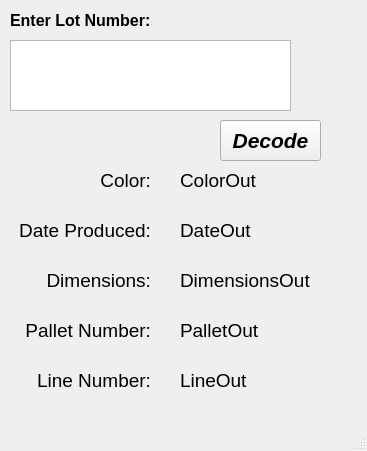
<?xml version="1.0" encoding="UTF-8"?>
<ui version="4.0">
 <class>mainWindow</class>
 <widget class="QMainWindow" name="mainWindow">
  <property name="geometry">
   <rect>
    <x>0</x>
    <y>0</y>
    <width>367</width>
    <height>451</height>
   </rect>
  </property>
  <property name="windowTitle">
   <string>Lot Number Decoder GUI</string>
  </property>
  <property name="windowOpacity">
   <double>6.000000000000000</double>
  </property>
  <widget class="QWidget" name="centralwidget">
   <widget class="QPlainTextEdit" name="LotNumberEntry">
    <property name="geometry">
     <rect>
      <x>10</x>
      <y>40</y>
      <width>281</width>
      <height>71</height>
     </rect>
    </property>
    <property name="font">
     <font>
      <pointsize>26</pointsize>
      <underline>true</underline>
     </font>
    </property>
   </widget>
   <widget class="QLabel" name="color">
    <property name="geometry">
     <rect>
      <x>0</x>
      <y>160</y>
      <width>151</width>
      <height>41</height>
     </rect>
    </property>
    <property name="font">
     <font>
      <pointsize>14</pointsize>
     </font>
    </property>
    <property name="layoutDirection">
     <enum>Qt::LeftToRight</enum>
    </property>
    <property name="text">
     <string>Color:</string>
    </property>
    <property name="alignment">
     <set>Qt::AlignRight|Qt::AlignTrailing|Qt::AlignVCenter</set>
    </property>
   </widget>
   <widget class="QLabel" name="date">
    <property name="geometry">
     <rect>
      <x>0</x>
      <y>210</y>
      <width>151</width>
      <height>41</height>
     </rect>
    </property>
    <property name="font">
     <font>
      <pointsize>14</pointsize>
     </font>
    </property>
    <property name="text">
     <string>Date Produced:</string>
    </property>
    <property name="alignment">
     <set>Qt::AlignRight|Qt::AlignTrailing|Qt::AlignVCenter</set>
    </property>
   </widget>
   <widget class="QLabel" name="dimensions">
    <property name="geometry">
     <rect>
      <x>0</x>
      <y>260</y>
      <width>151</width>
      <height>41</height>
     </rect>
    </property>
    <property name="font">
     <font>
      <pointsize>14</pointsize>
     </font>
    </property>
    <property name="text">
     <string>Dimensions:</string>
    </property>
    <property name="alignment">
     <set>Qt::AlignRight|Qt::AlignTrailing|Qt::AlignVCenter</set>
    </property>
   </widget>
   <widget class="QLabel" name="palletnumber">
    <property name="geometry">
     <rect>
      <x>0</x>
      <y>310</y>
      <width>151</width>
      <height>41</height>
     </rect>
    </property>
    <property name="font">
     <font>
      <pointsize>14</pointsize>
     </font>
    </property>
    <property name="text">
     <string>Pallet Number:</string>
    </property>
    <property name="alignment">
     <set>Qt::AlignRight|Qt::AlignTrailing|Qt::AlignVCenter</set>
    </property>
   </widget>
   <widget class="QPushButton" name="decodeButton">
    <property name="geometry">
     <rect>
      <x>220</x>
      <y>120</y>
      <width>101</width>
      <height>41</height>
     </rect>
    </property>
    <property name="font">
     <font>
      <pointsize>16</pointsize>
      <italic>true</italic>
      <bold>true</bold>
     </font>
    </property>
    <property name="text">
     <string>Decode</string>
    </property>
   </widget>
   <widget class="QLabel" name="linenumber">
    <property name="geometry">
     <rect>
      <x>0</x>
      <y>360</y>
      <width>151</width>
      <height>41</height>
     </rect>
    </property>
    <property name="font">
     <font>
      <pointsize>14</pointsize>
     </font>
    </property>
    <property name="text">
     <string>Line Number:</string>
    </property>
    <property name="alignment">
     <set>Qt::AlignRight|Qt::AlignTrailing|Qt::AlignVCenter</set>
    </property>
   </widget>
   <widget class="QLabel" name="colorOut">
    <property name="geometry">
     <rect>
      <x>180</x>
      <y>160</y>
      <width>181</width>
      <height>41</height>
     </rect>
    </property>
    <property name="font">
     <font>
      <pointsize>14</pointsize>
     </font>
    </property>
    <property name="text">
     <string>ColorOut</string>
    </property>
    <property name="scaledContents">
     <bool>true</bool>
    </property>
   </widget>
   <widget class="QLabel" name="DateOut">
    <property name="geometry">
     <rect>
      <x>180</x>
      <y>210</y>
      <width>181</width>
      <height>41</height>
     </rect>
    </property>
    <property name="font">
     <font>
      <pointsize>14</pointsize>
     </font>
    </property>
    <property name="text">
     <string>DateOut</string>
    </property>
    <property name="scaledContents">
     <bool>true</bool>
    </property>
   </widget>
   <widget class="QLabel" name="DimsOut">
    <property name="geometry">
     <rect>
      <x>180</x>
      <y>260</y>
      <width>181</width>
      <height>41</height>
     </rect>
    </property>
    <property name="font">
     <font>
      <pointsize>14</pointsize>
     </font>
    </property>
    <property name="text">
     <string>DimensionsOut</string>
    </property>
    <property name="scaledContents">
     <bool>true</bool>
    </property>
   </widget>
   <widget class="QLabel" name="palletOut">
    <property name="geometry">
     <rect>
      <x>180</x>
      <y>310</y>
      <width>181</width>
      <height>41</height>
     </rect>
    </property>
    <property name="font">
     <font>
      <pointsize>14</pointsize>
     </font>
    </property>
    <property name="text">
     <string>PalletOut</string>
    </property>
    <property name="scaledContents">
     <bool>true</bool>
    </property>
   </widget>
   <widget class="QLabel" name="lineNumber">
    <property name="geometry">
     <rect>
      <x>180</x>
      <y>360</y>
      <width>181</width>
      <height>41</height>
     </rect>
    </property>
    <property name="font">
     <font>
      <pointsize>14</pointsize>
     </font>
    </property>
    <property name="text">
     <string>LineOut</string>
    </property>
    <property name="scaledContents">
     <bool>true</bool>
    </property>
   </widget>
   <widget class="QLabel" name="enterlotnumber">
    <property name="geometry">
     <rect>
      <x>10</x>
      <y>0</y>
      <width>161</width>
      <height>41</height>
     </rect>
    </property>
    <property name="font">
     <font>
      <pointsize>12</pointsize>
      <bold>true</bold>
     </font>
    </property>
    <property name="text">
     <string>Enter Lot Number:</string>
    </property>
   </widget>
  </widget>
  <widget class="QMenuBar" name="menubar">
   <property name="geometry">
    <rect>
     <x>0</x>
     <y>0</y>
     <width>367</width>
     <height>22</height>
    </rect>
   </property>
  </widget>
  <widget class="QStatusBar" name="statusbar"/>
 </widget>
 <resources/>
 <connections/>
</ui>
